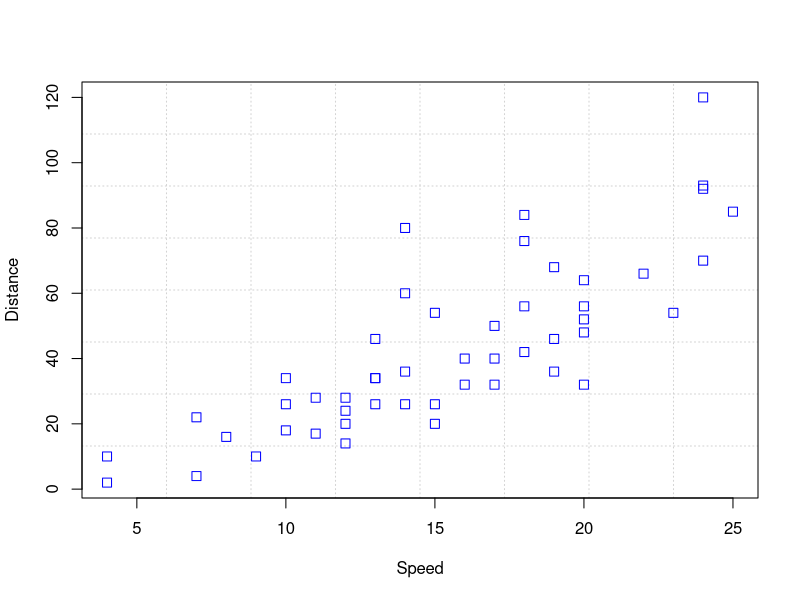
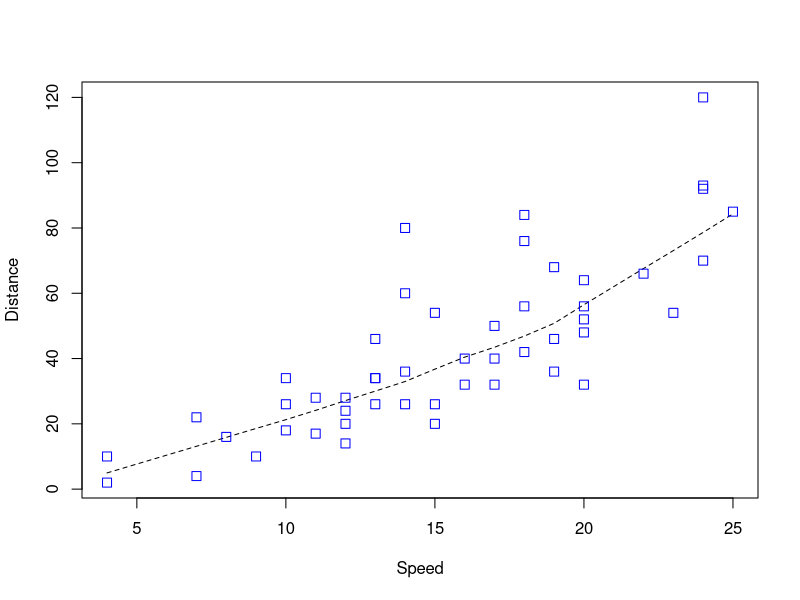
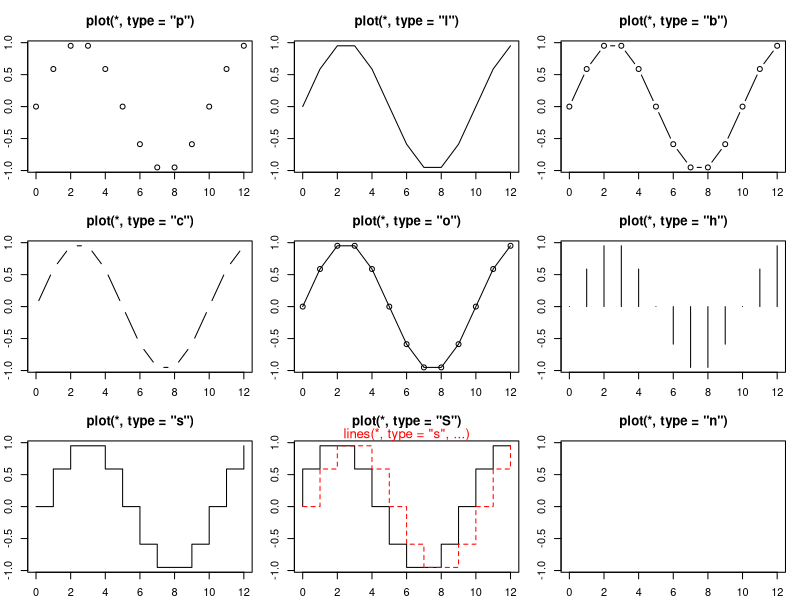
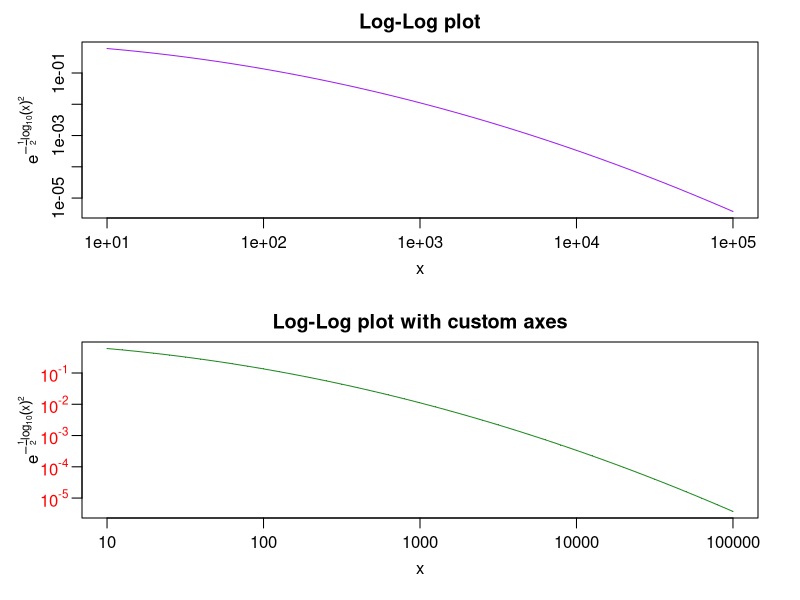
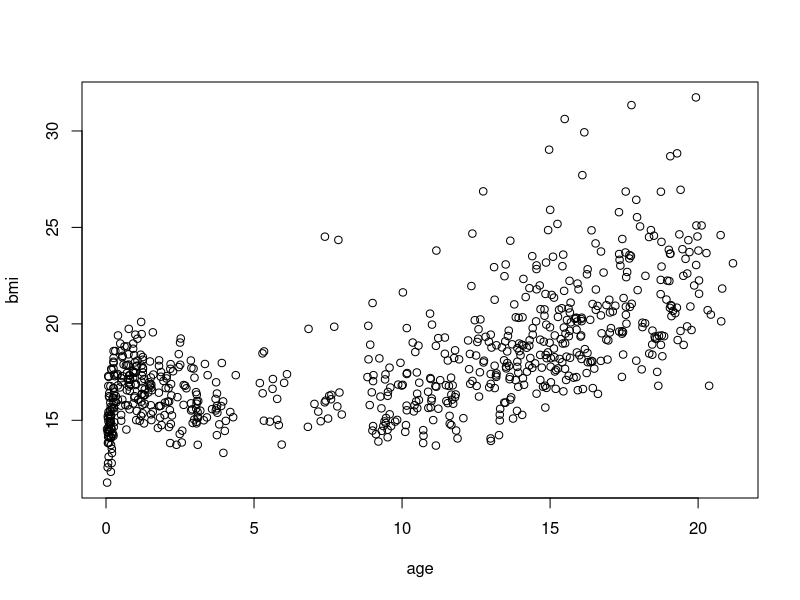
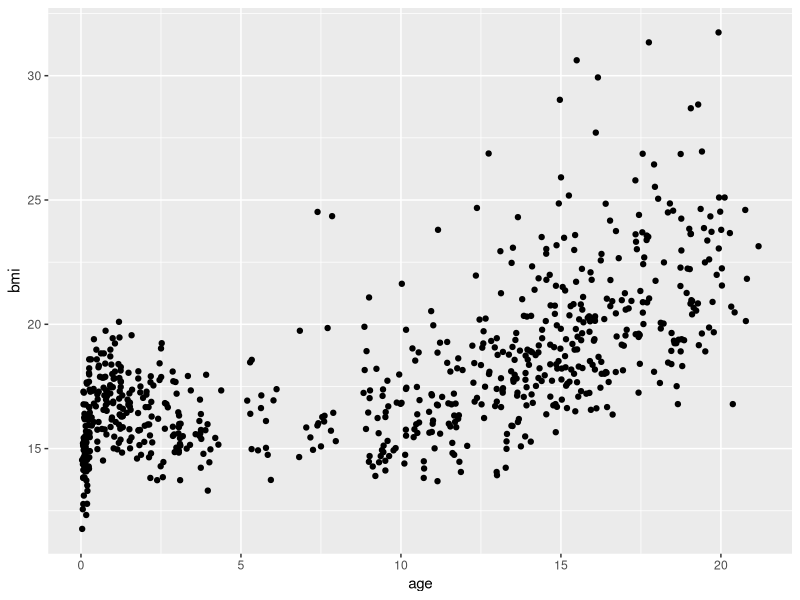
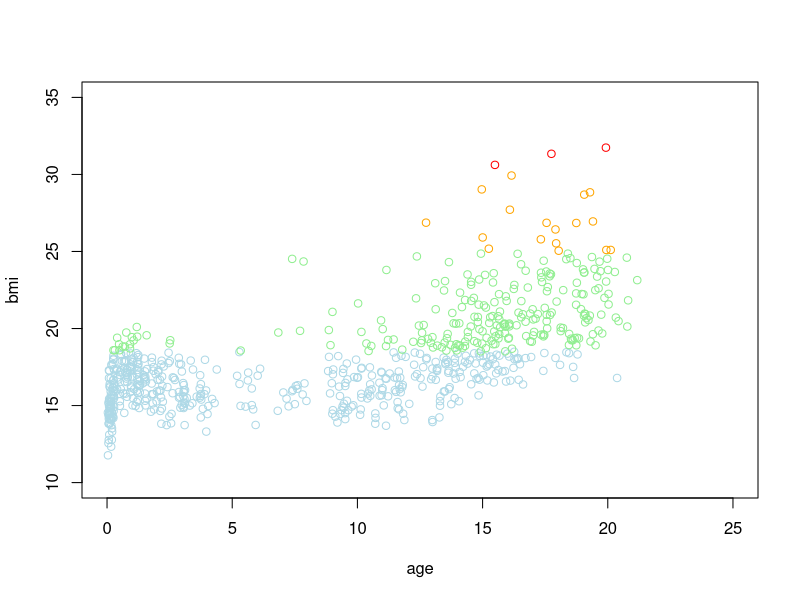
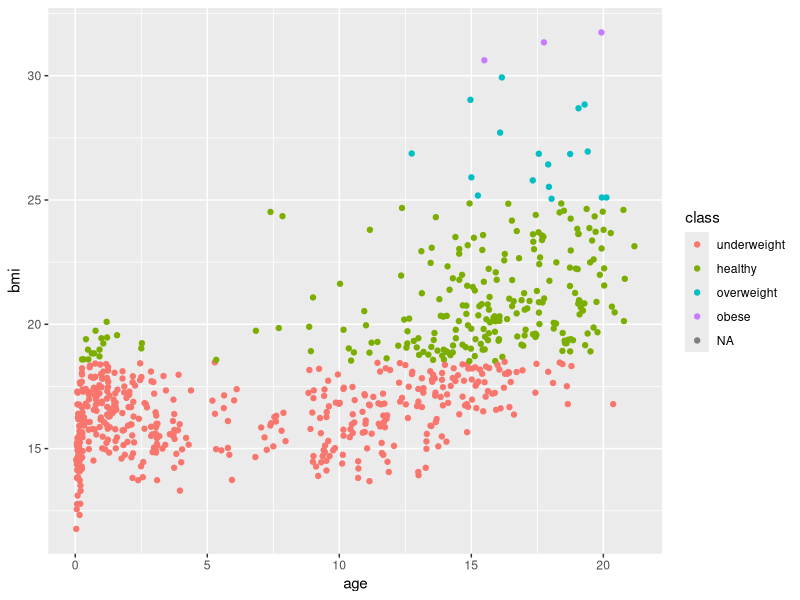

These charts were generated, in order, by the following R code:
## ---- chunk 1
printAnswers <- TRUE

## ---- chunk 2
library(dplyr)
library(magrittr)
library(mice)
library(ggplot2)
## ---- chunk 3
set.seed(123)
## ---- chunk 4
?plot
example(plot)
## ---- chunk 5
mice::boys %$% plot(bmi ~ age)
## ---- chunk 6
p <- ggplot(mice::boys, aes(age, bmi))
p + geom_point()
## ---- chunk 7
boys2 <- 
  boys %>%
  mutate(class = cut(x = bmi, breaks = c(0, 18.5, 25, 30, Inf),
                    labels = c("underweight",
                               "healthy",
                               "overweight",
                               "obese")))
## ---- chunk 8
boys3 <- boys
boys3$class <- cut(boys$bmi, c(0, 18.5, 25, 30, Inf), 
                   labels = c("underweight",
                              "healthy",
                              "overweight",
                              "obese"))
## ---- chunk 9
plot(bmi ~ age, subset = class == "underweight", col = "lightblue", data = boys2, 
     ylim = c(10, 35), xlim = c(0, 25))
points(bmi ~ age, subset = class == "healthy", col = "lightgreen", data = boys2)
points(bmi ~ age, subset = class == "overweight", col = "orange", data = boys2)
points(bmi ~ age, subset = class == "obese", col = "red", data = boys2)
## ---- chunk 10
boys2 %>%
  ggplot() +
  geom_point(aes(age, bmi, col = class))
## ---- chunk 11
boys2 %>%
  ggplot() +
  geom_point(aes(age, bmi, col = class)) +
  scale_color_manual(values = c("lightblue", "lightgreen", "orange", "red"))
## ---- chunk 12
boys2 %>% 
  filter(!is.na(class)) %>%
  ggplot() +
  geom_point(aes(age, bmi, col = class)) +
  scale_color_manual(values = c("lightblue", "lightgreen", "orange", "red"))
## ---- chunk 13
boys %$%
  hist(age, breaks = 50)
## ---- chunk 14
boys %$%
  hist(age)
## ---- chunk 15
hist(boys$age, breaks = 50)
## ---- chunk 16
boys %>%
  ggplot() + 
  geom_histogram(aes(age), binwidth = .4)
## ---- chunk 17
boys %$%
  table(reg) %>%
  barplot()
## ---- chunk 18
boys %>%
  ggplot() + 
  geom_bar(aes(reg))
## ---- chunk 19
boys %$%
  boxplot(hgt ~ reg)
## ---- chunk 20
boys %>%
  ggplot(aes(reg, hgt)) +
  geom_boxplot()

# This does not work!
#boys %$%
#  ggplot(aes(reg, hgt)) +
#  geom_boxplot()
## ---- chunk 21
d1 <- boys %>%
  subset(reg == "city") %$%
  density(age)
d2 <- boys %>%
  subset(reg != "city") %$% 
  density(age)

plot(d1, col = "red", ylim = c(0, .08)) 
lines(d2, col = "blue") 

## ---- chunk 22
plot(density(boys$age[!is.na(boys$reg) & boys$reg == "city"]), 
     col = "red", 
     ylim = c(0, .08))
lines(density(boys$age[!is.na(boys$reg) & boys$reg != "city"]), 
      col = "blue")
## ---- chunk 23
boys %>%
  mutate(area = ifelse(reg == "city", "city", "rural")) %>%
  filter(!is.na(area)) %>%
  ggplot(aes(age, fill = area)) +
  geom_density(alpha = .3) # some transparency
## ---- chunk 24
boys %>%
  mutate(Hgt = hgt - mean(hgt, na.rm = TRUE),
         Age = cut(age, 0:22, labels = 0:21)) %>%
  group_by(Age) %>%
  summarize(Hgt = mean(Hgt, na.rm = TRUE)) %>% 
  mutate(Diff = cut(Hgt, c(-Inf, 0, Inf),
                    labels = c("Below Average", "Above Average"))) %>%
  ggplot(aes(x = Age, y = Hgt, fill = Diff)) + 
  geom_bar(stat = "identity") +
  coord_flip()
## ---- chunk 25
boys %>%
  group_by(reg) %>% 
  summarize(mean_hgt = mean(hgt, na.rm = TRUE), 
            sd_hgt   = sd(hgt, na.rm = TRUE))
## ---- chunk 26
boys %>%
  mutate(Hgt = hgt - mean(hgt, na.rm = TRUE),
         Age = cut(age, 0:22, labels = 0:21)) %>%
  group_by(Age) %>%
  summarize(Hgt = mean(Hgt, na.rm = TRUE)) %>% 
  mutate(Diff = cut(Hgt, c(-Inf, 0, Inf),
                    labels = c("Below Average", "Above Average"))) %>%
  ggplot(aes(x = Age, y = Hgt, fill = Diff)) + 
  geom_bar(stat = "identity") +
  coord_flip() + 
  theme_classic() +
  theme(panel.grid.major = element_line(colour = "darkgreen"), 
        legend.position = "bottom",
        legend.box.background = element_rect(),
        legend.title = element_text(face = "bold")) 
